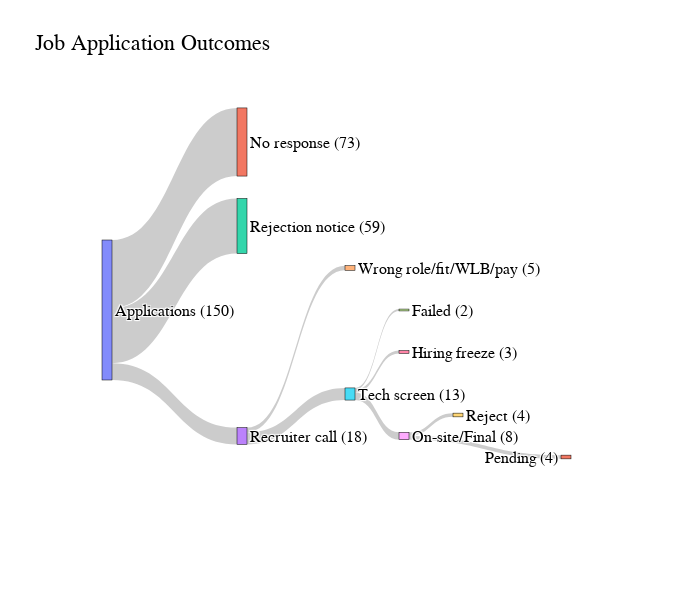

Source (notebook cell):
### Markdown cell above
## Create Visualization

### Code cell
# Create Sankey plot
fig = go.Figure(data=[go.Sankey(
    arrangement="fixed", #[snap, perpendicular, freeform, fixed]
    node=dict(
        pad=80,
        thickness=10, #
        line=dict(color="black", width=0.5),
        label=formatted_labels,
        x=[0.05,0.3,0.3,0.3,0.5,0.5,0.6,0.60,0.60,0.70,0.90,0.9], #values are 0-1
        y=[0.50,0.1,0.3,0.8,0.4,0.7,0.6,0.50,0.80,0.75,0.85,0.9] #y=1 is the bottom
    ),
    link=dict(
        source=sources,
        target=targets,
        value=values
    )
)])

fig.update_layout(title_text="Job Application Outcomes", font_size=12,
    font=dict(size=16, family="Arial Black", color="black"),
    width=700,
    height=600)
fig.show()

### Figure 1 — Plotly figure (JSON) as saved in the notebook; plotly's stock layout.template omitted (floating-point values rounded to 4 significant figures)
{"data": [{"arrangement": "fixed", "link": {"source": [0, 0, 0, 3, 3, 5, 5, 5, 8, 8, 8], "target": [1, 2, 3, 4, 5, 6, 7, 8, 9, 10, 11], "value": [73, 59, 18, 5, 13, 3, 2, 8, 4, 0, 4]}, "node": {"label": ["Applications (150)", "No response (73)", "Rejection notice (59)", "Recruiter call (18)", "Wrong role/fit/WLB/pay (5)", "Tech screen (13)", "Hiring freeze (3)", "Failed (2)", "On-site/Final (8)", "Reject (4)", "Offer (0)", "Pending (4)"], "line": {"color": "black", "width": 0.5}, "pad": 80, "thickness": 10, "x": [0.05, 0.3, 0.3, 0.3, 0.5, 0.5, 0.6, 0.6, 0.6, 0.7, 0.9, 0.9], "y": [0.5, 0.1, 0.3, 0.8, 0.4, 0.7, 0.6, 0.5, 0.8, 0.75, 0.85, 0.9]}, "type": "sankey"}], "layout": {"font": {"color": "black", "family": "Arial Black", "size": 16}, "height": 600, "title": {"text": "Job Application Outcomes"}, "width": 700}}
